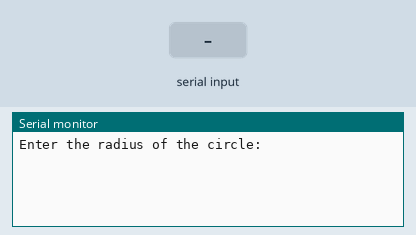
Simulated run of this sketch. Board: Arduino Uno, built with avr-gcc and run on an emulated ATmega328P. On the bench: the last lines printed to the serial monitor. The test bench sets the inputs (shaded band).

Above: at 1.2 s.
1.3 s: "90,45\n" received over Serial
At 2.2 s:
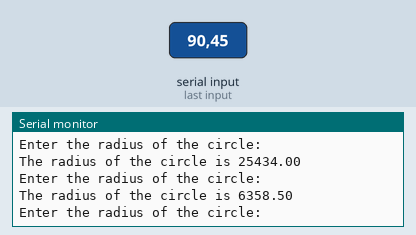
2.8 s: "30,150\n" received over Serial
At 4.7 s:
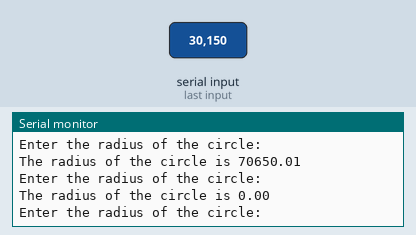
Timing chart, 0 to 6.2 s (numbered marks = the images above; inputs shaded):
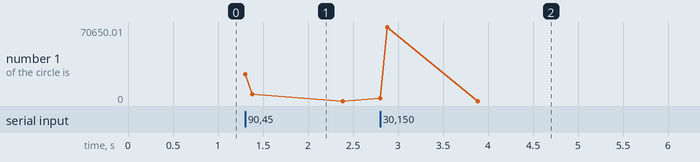

The sketch:

18_Circle_Area_parseFloat.ino
```cpp
float pi = 3.14;
float radius;
float area;

String message = "Enter the radius of the circle: ";
String message2 = "The radius of the circle is ";

void setup() {
  // put your setup code here, to run once:
  Serial.begin(9600);

}

void loop() {
  // put your main code here, to run repeatedly:
  Serial.println(message);

  while(Serial.available() == 0){

  }

  radius = Serial.parseFloat();
  area = pi * radius * radius;

  Serial.print(message2);
  Serial.println(area);

  Serial.println();

}
```

Measured:
- after the input at 1.3 s, the serial monitor: prints a new line at once (image 1)
- after the input at 2.8 s, the serial monitor: prints a new line at once (image 2)
